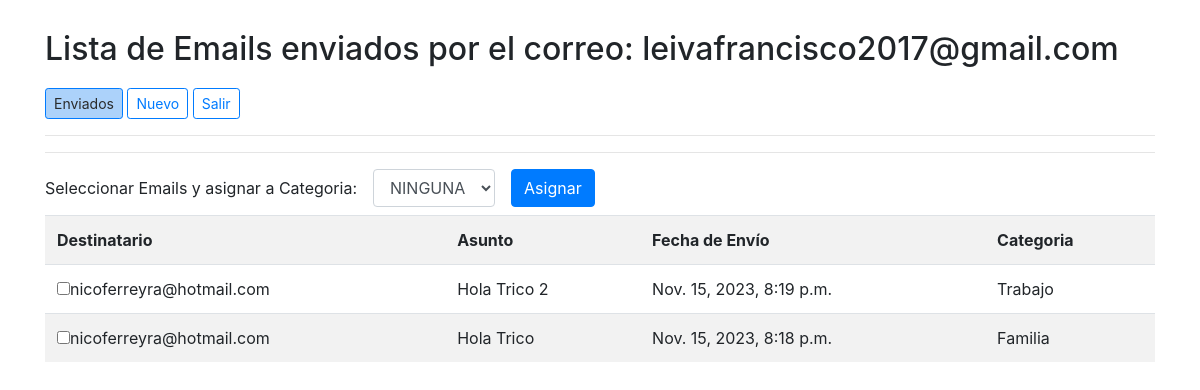
Page /enviados (signed in) on the committed database.
### mail/models.py (models this page shows)
class User(AbstractUser):
    pass

class Mail(models.Model):
    usuario_origen = models.ForeignKey(User, on_delete=models.CASCADE)
    mail_origen = models.EmailField(max_length=254)
    destinatario = models.EmailField(max_length=254)
    asunto = models.CharField(max_length=200)
    cuerpo = models.TextField()
    fecha_envio = models.DateTimeField(auto_now_add=True)
    categoria = models.ForeignKey(Categoria, on_delete=models.PROTECT, default=1)
    pass

class Categoria(models.Model):
    categoria = models.CharField(max_length=100)
    pass

### mail/views.py (the view)
# urls.py: path("enviados", views.enviados, name="enviados"),
@login_required
def enviados(request):
    usuario_logueado = request.user
    messages = Mail.objects.filter(usuario_origen=usuario_logueado).order_by("-fecha_envio")
    categorias = Categoria.objects.all().order_by("categoria")
    return render(request, 'mail/enviados.html', {'messages': messages, 'categorias': categorias})
    pass

### mail/templates/mail/enviados.html (shortened to what this page needs)
{% extends "mail/layout.html" %}
{% load static %}
{% block body %}
    <h2>Lista de Emails enviados por el correo: {{ request.user.email }}</h2>
    <button class="btn btn-sm btn-outline-primary activo" id="enviados">Enviados</button>
    <a class="btn btn-sm btn-outline-primary" href="{% url 'mail:nuevo' %}" id="nuevo">Nuevo</a>
    <a class="btn btn-sm btn-outline-primary" href="{% url 'mail:logout' %}">Salir</a>
    <hr>
    {% if messages %}
        <hr>
    {% endif %}
    <div id="emails-view">
        <form class="form-inline" action="{% url 'mail:asignar_categoria' %}" method="POST">
            <div class="form-group mb-2">
                <label>Seleccionar Emails y asignar a Categoria:</label>
            </div>
            <div class="form-group mx-sm-3 mb-2">
                <select name="categoria" class="form-control">
                            <option value="0">NINGUNA</option>
                </select>
          </div>
          <button type="submit" class="btn btn-primary mb-2">Asignar</button>
           <br> <hr> <br>
            <table class="table table-striped">
                <tr>
                    <th>Destinatario</th>
                    <th>Asunto</th>
                    <th>Fecha de Envío</th>
                    <th>Categoria</th>
                </tr>
                {% for mail in messages %}
                <tr>
                    <td><input type="checkbox" name="mail" value="{{ mail.id }}">{{mail.destinatario}}</td>
                    <td>{{mail.asunto}}</td>
                    <td>{{mail.fecha_envio}}</td>
                    <td>{{mail.categoria.categoria}}</td>
                </tr>
                {% endfor %}
            </table>
        </form>
    </div>
{% endblock %}

### mail/templates/mail/layout.html (shortened to what this page needs)
{% load static %}
<!DOCTYPE html>
<html lang="en">
    <head>
        <link rel="stylesheet" href="https://stackpath.bootstrapcdn.com/bootstrap/4.4.1/css/bootstrap.min.css">
        <link rel="stylesheet" href="{% static 'mail/styles.css' %}">
    </head>
    <body>
        <div class="container">
            {% block body %}
            {% endblock %}
        </div>
    </body>
</html>

### mail/static/mail/styles.css (style rules this page uses)
.btn.activo { background-color: #acd2fa; color: #2a2b2b; }
.container { margin-top: 30px; }
h2 { margin-bottom: 20px; }

### rows in the picture
User: user.email "leivafrancisco2017@gmail.com"
Mail: destinatario "nicoferreyra@hotmail.com", asunto "Hola Trico 2", fecha_envio "Nov. 15, 2023, 8:19 p.m.", categoria.categoria "Trabajo"
Mail: destinatario "nicoferreyra@hotmail.com", asunto "Hola Trico", fecha_envio "Nov. 15, 2023, 8:18 p.m.", categoria.categoria "Familia"
